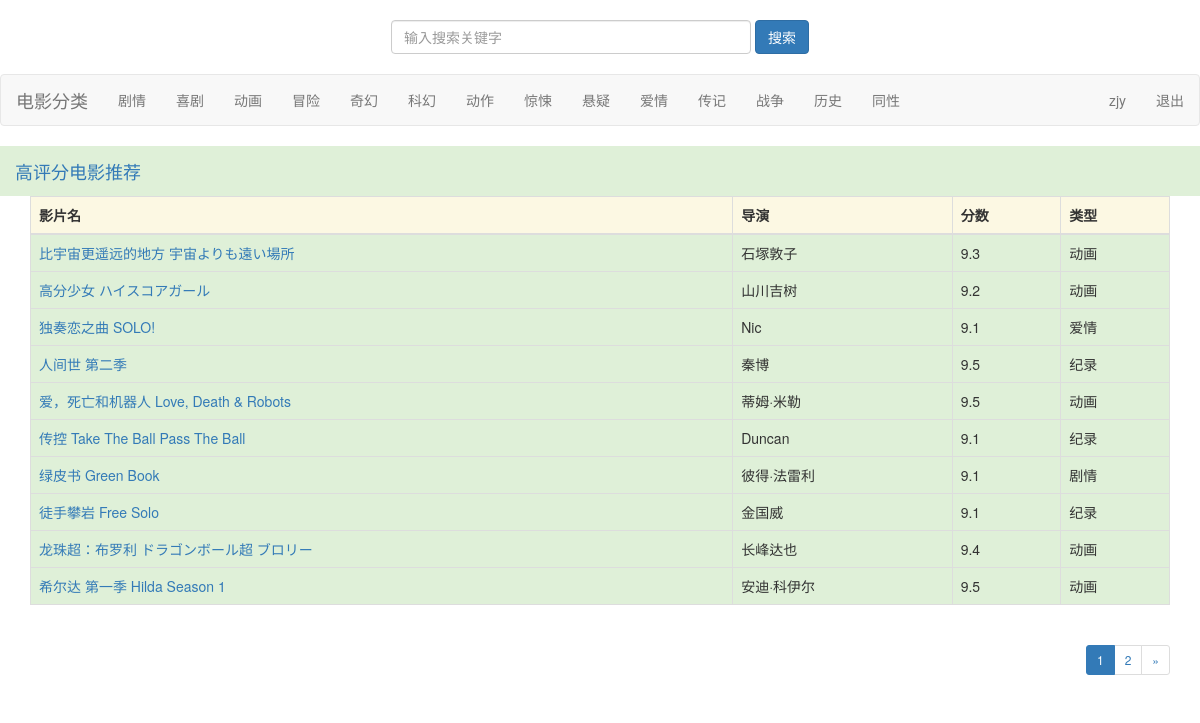
Page /index/ (signed in) on the committed database.
### core/models.py (models this page shows, shortened)
class Movie(models.Model):
    director = models.CharField(max_length=100, verbose_name='导演')
    score = models.CharField(max_length=100, verbose_name='评分')
    name = models.CharField(max_length=100, verbose_name='名称')
    movietype = models.CharField(max_length=100, verbose_name='类型')
    img = models.CharField(max_length=500, verbose_name='图片', default='')
    class Meta(object):
        verbose_name = verbose_name_plural = '电影表'

### core/views.py (the view)
# urls.py: path('index/', core_views.index),
def index(request):
    ctx = {}
    movies = Movie.objects.all()
    high_score_list = []
    for m in movies: #queryset对象
        s = int(m.score[0])
        if s > 8:
            high_score_list.append(m)
    paginator = Paginator(high_score_list, 10)
    page = request.GET.get('page')
    ctx['pager'] = pager = paginator.get_page(page)
    ctx['high_score_list'] = high_score_list[pager.start_index()-1:pager.end_index()]
    ctx['user_id'] = request.session['user_id']
    return render(request, 'user_home.html', ctx)

### core/templates/user_home.html
{% extends 'base.html' %}
{% block content %}
<table class="table table-bordered table-striped">
    <thead>
        <tr class="warning">
            <th>影片名</th>
            <th>导演</th>
            <th>分数</th>
            <th>类型</th>
        </tr>
    </thead>
    <tbody>
        {% for movie in high_score_list %}
            <tr class="success">
                <td><a href="/movie/detail/{{movie.id}}/">{{ movie.name }}</a></td>
                <td>{{ movie.director }}</td>
                <td>{{ movie.score }}</td>
                <td>{{ movie.movietype }}</td>
            </tr>
        {% endfor %}
    </tbody>
</table>
    {% include 'page.html' %}
{% endblock %}

### rows in the picture
Movie: name "比宇宙更遥远的地方 宇宙よりも遠い場所", director "石塚敦子", score "9.3", movietype "动画"
Movie: name "高分少女 ハイスコアガール", director "山川吉树", score "9.2", movietype "动画"
Movie: name "独奏恋之曲 SOLO!", director "Nic", score "9.1", movietype "爱情"
Movie: name "人间世 第二季", director "秦博", score "9.5", movietype "纪录"
Movie: name "爱，死亡和机器人 Love, Death & Robots", director "蒂姆·米勒", score "9.5", movietype "动画"
Movie: name "传控 Take The Ball Pass The Ball", director "Duncan", score "9.1", movietype "纪录"
Movie: name "绿皮书 Green Book", director "彼得·法雷利", score "9.1", movietype "剧情"
Movie: name "徒手攀岩 Free Solo", director "金国威", score "9.1", movietype "纪录"
Movie: name "龙珠超：布罗利 ドラゴンボール超 ブロリー", director "长峰达也", score "9.4", movietype "动画"
Movie: name "希尔达 第一季 Hilda Season 1", director "安迪·科伊尔", score "9.5", movietype "动画"

### other values in the picture
{{ request.session.name }} "zjy"
{{ pager.number }} "1"
{{ pager.next_page_number }} "2"
